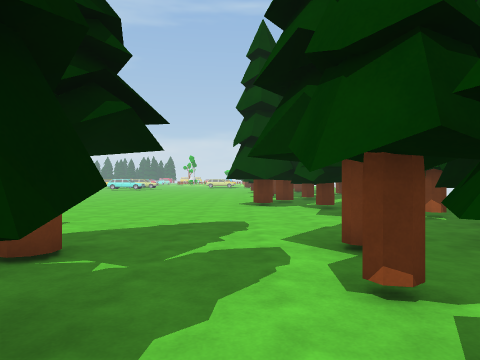
view 1 (above)

24 first-person views from a walk through a 3-D level made in the Unity game engine. The camera is 1.4 m above the floor, looks level and sees 70° across. The floor is counted in squares, 2 m on a side. Each view is taken from the middle of a square. On the plan, view 1 faces up. The plan holds only what a view shows up to about 11 squares ahead; the rest is blank. The place goes on beyond the plan. The player character is not drawn. Some animated figures are left out. Door leaves are left out, so doorways stand open. Some surface patterns are stand-ins.

view 2
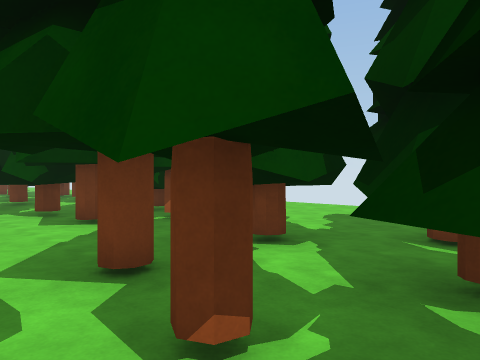

view 3
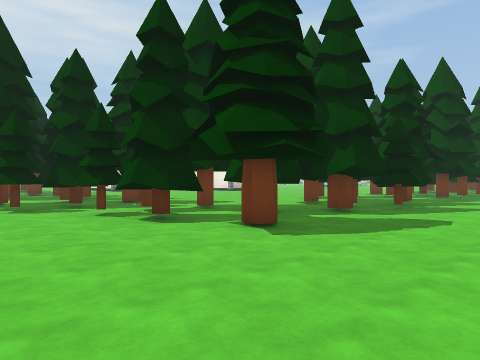

view 4
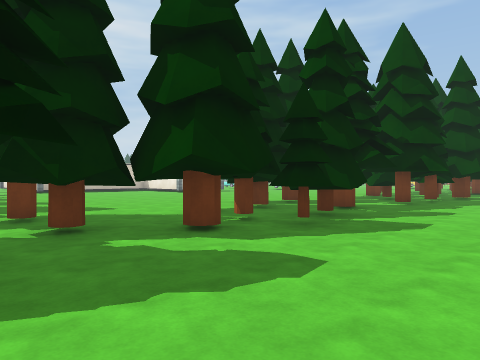

view 5
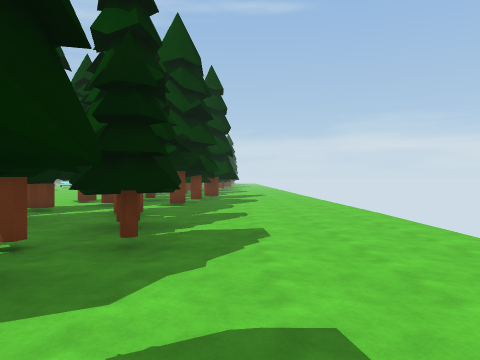

view 6
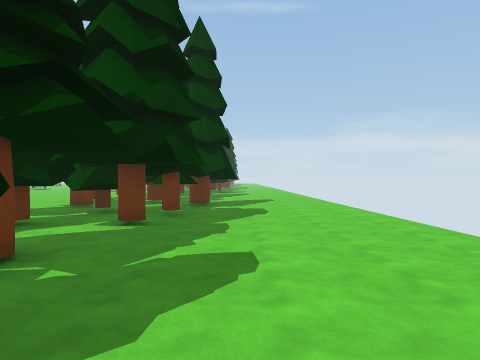

view 7
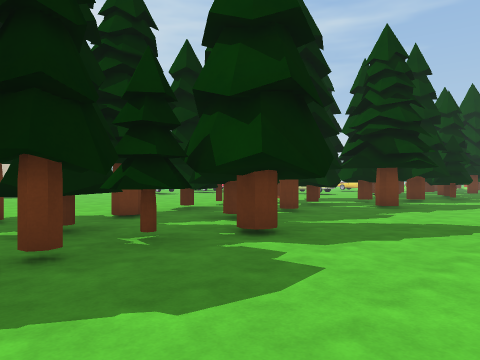

view 8
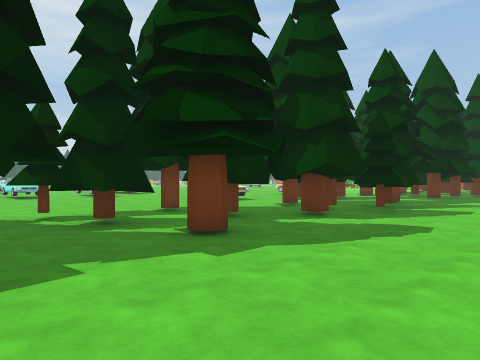

view 9
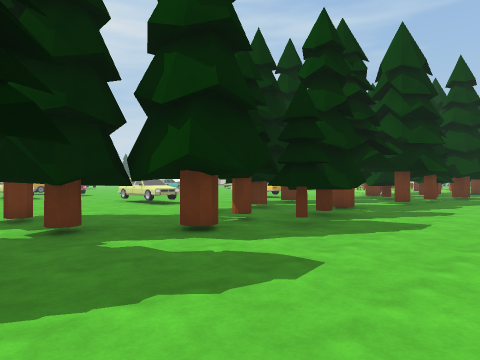

view 10
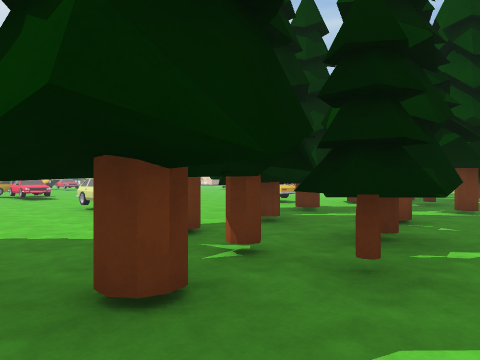

view 11
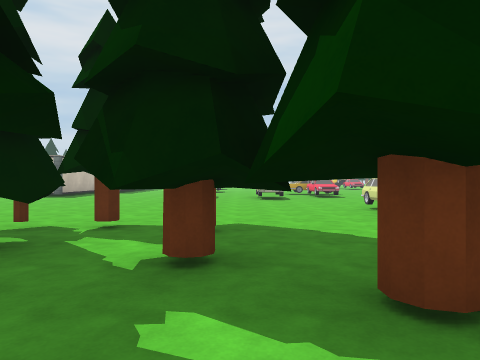

view 12
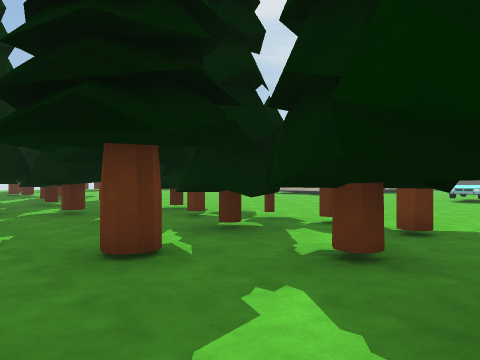

view 13
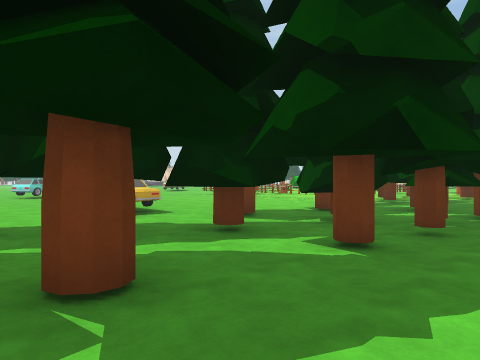

view 14
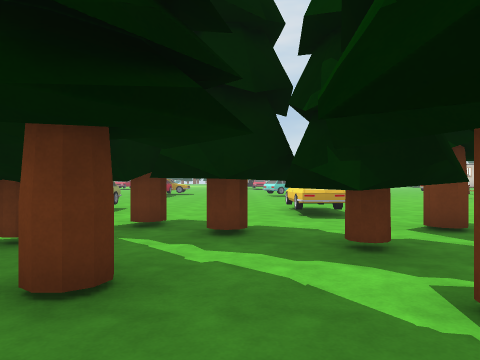

view 15
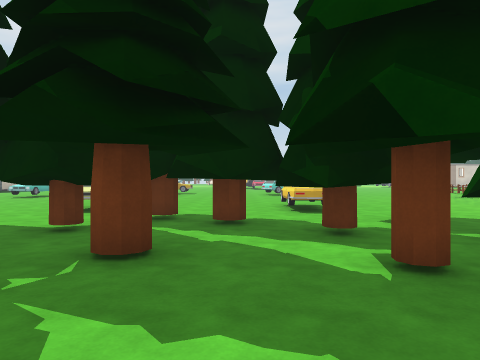

view 16
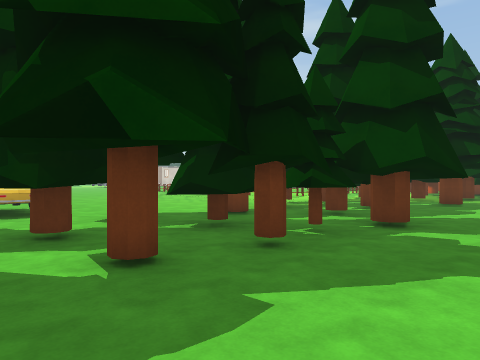

view 17
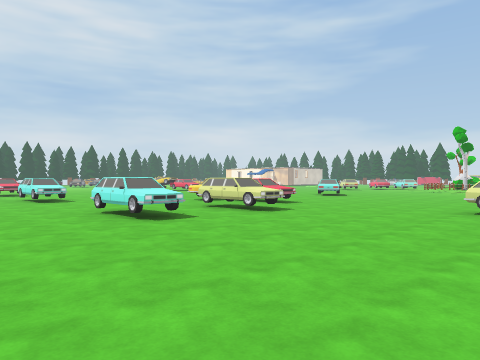

view 18
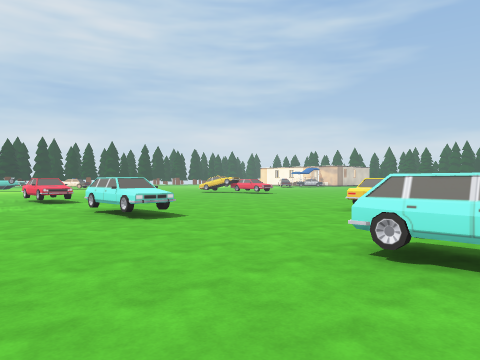

view 19
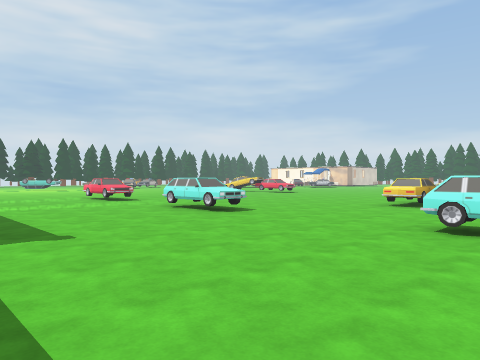

view 20
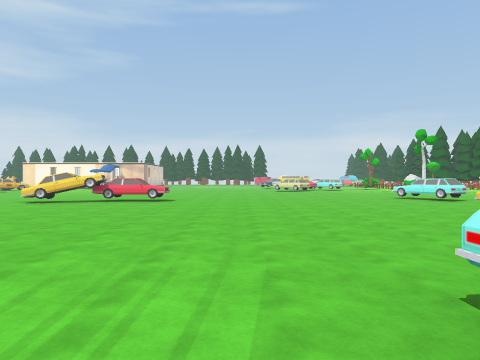

view 21
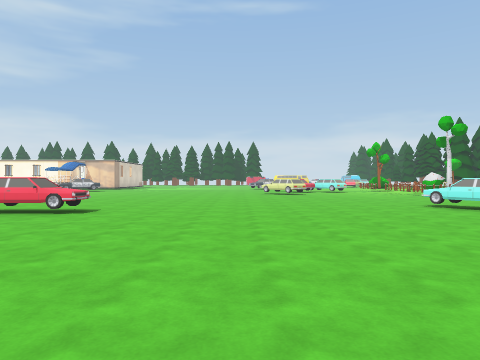

view 22
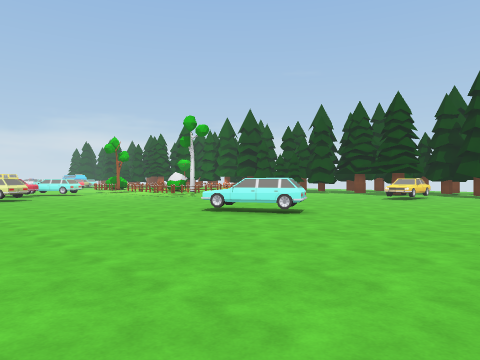

view 23
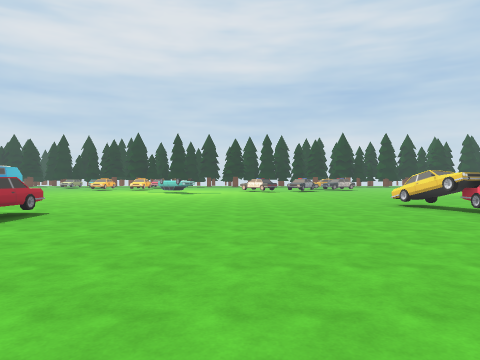

view 24
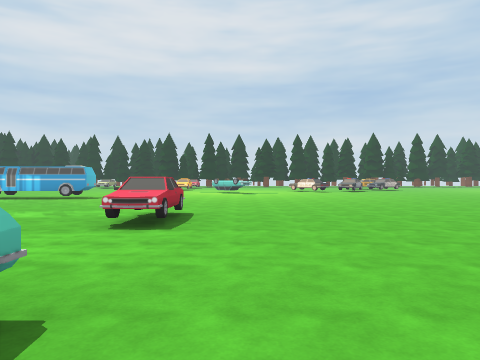

### Floor plan
Key: @ floor where view 1 was taken; # wall or solid block; . floor; T thing the floor can be seen under or through; C car.
Columns run from 24 left of view 1 to 8 right of it. Each row starts with its distance up from view 1.
 37            .....     ......# #.
 36     .............   ......## #.
 35   ................  .......TT#.
 34 ..............CC... .....#.TT#..
 33 ....CC.........C......CC..TT....
 32 ..CCCC.........C......CC..TT....
 31 .........................TT.....
 30 ........................ T..#...
 29 ........................ TTT....
 28 .............CCCC.....CC..TTTT..
 27 ..............CCC.....CC..TTTT..
 26 ............................TT..
 25 ................CCC........ TT...
 24 ...........................TT....
 23 ......C....C....CC.........T.....
 22 ....CCC...CC....CC.......TTT.#...
 21 .........................TTT.....
 20  ........................TT......
 19 .................. ......TT#.....
 18 ....     ......... ......T###....
 17 ..            .... ........TT#...
 16                        ...T TT...
 15                        ....TTT...
 14                          #.TTT...
 13                          . T.....
 12                          .TT.....
 11                    ......#T......
 10                    .....##..#....
  9                     ....####.....
  8                     ......####...
  7                     ......##TT...
  6                      .......TT...
  5                     ....... TT...
  4                     .....#.TT....
  3                       #....T.....
  2                     ####.TTT.#...
  1                     ####.TTT.....
  0                     .###@........
 -1                         .........
 -2                              ....

Positions as (right, up) in squares from view 1, and headings:
1: (0, 0), facing up
2: (0, 1), facing up-right
3: (8, -2), facing up-left
4: (8, 2), facing up-left
5: (6, 3), facing up
6: (6, 7), facing up
7: (8, 13), facing up-left
8: (8, 19), facing up-left
9: (8, 22), facing up-left
10: (6, 24), facing up-left
11: (6, 24), facing left
12: (6, 25), facing down-left
13: (6, 29), facing up-left
14: (6, 31), facing left
15: (7, 31), facing left
16: (7, 31), facing up-left
17: (-1, 19), facing up-left
18: (-7, 19), facing up-left
19: (-7, 17), facing up-left
20: (-16, 21), facing up
21: (-15, 25), facing up
22: (-15, 28), facing up-right
23: (-13, 27), facing left
24: (-13, 24), facing left
